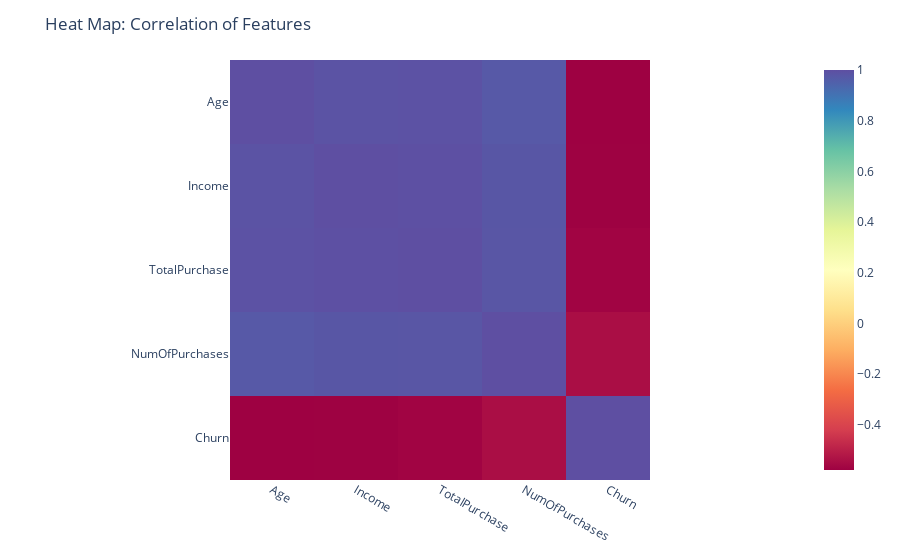

This figure's notebook cell:
### Code cell
fig = px.imshow(corr_df, color_continuous_scale='Spectral')
fig.update_layout(title='Heat Map: Correlation of Features', font=dict(size=12))
fig.show()

### Figure 1 — Plotly figure (JSON) as saved in the notebook; plotly's stock layout.template omitted (floating-point values rounded to 4 significant figures)
{"data": [{"coloraxis": "coloraxis", "hovertemplate": "x: %{x}<br>y: %{y}<br>color: %{z}<extra></extra>", "name": "0", "type": "heatmap", "x": ["Age", "Income", "TotalPurchase", "NumOfPurchases", "Churn"], "xaxis": "x", "y": ["Age", "Income", "TotalPurchase", "NumOfPurchases", "Churn"], "yaxis": "y", "z": [[1, 0.989, 0.9912, 0.9736, -0.5781], [0.989, 1, 0.9964, 0.9798, -0.5768], [0.9912, 0.9964, 1, 0.9804, -0.5693], [0.9736, 0.9798, 0.9804, 1, -0.5436], [-0.5781, -0.5768, -0.5693, -0.5436, 1]]}], "layout": {"coloraxis": {"colorscale": [[0, "rgb(158,1,66)"], [0.1, "rgb(213,62,79)"], [0.2, "rgb(244,109,67)"], [0.3, "rgb(253,174,97)"], [0.4, "rgb(254,224,139)"], [0.5, "rgb(255,255,191)"], [0.6, "rgb(230,245,152)"], [0.7, "rgb(171,221,164)"], [0.8, "rgb(102,194,165)"], [0.9, "rgb(50,136,189)"], [1, "rgb(94,79,162)"]]}, "font": {"size": 12}, "margin": {"t": 60}, "title": {"text": "Heat Map: Correlation of Features"}, "xaxis": {"anchor": "y", "constrain": "domain", "domain": [0, 1], "scaleanchor": "y"}, "yaxis": {"anchor": "x", "autorange": "reversed", "constrain": "domain", "domain": [0, 1]}}}
